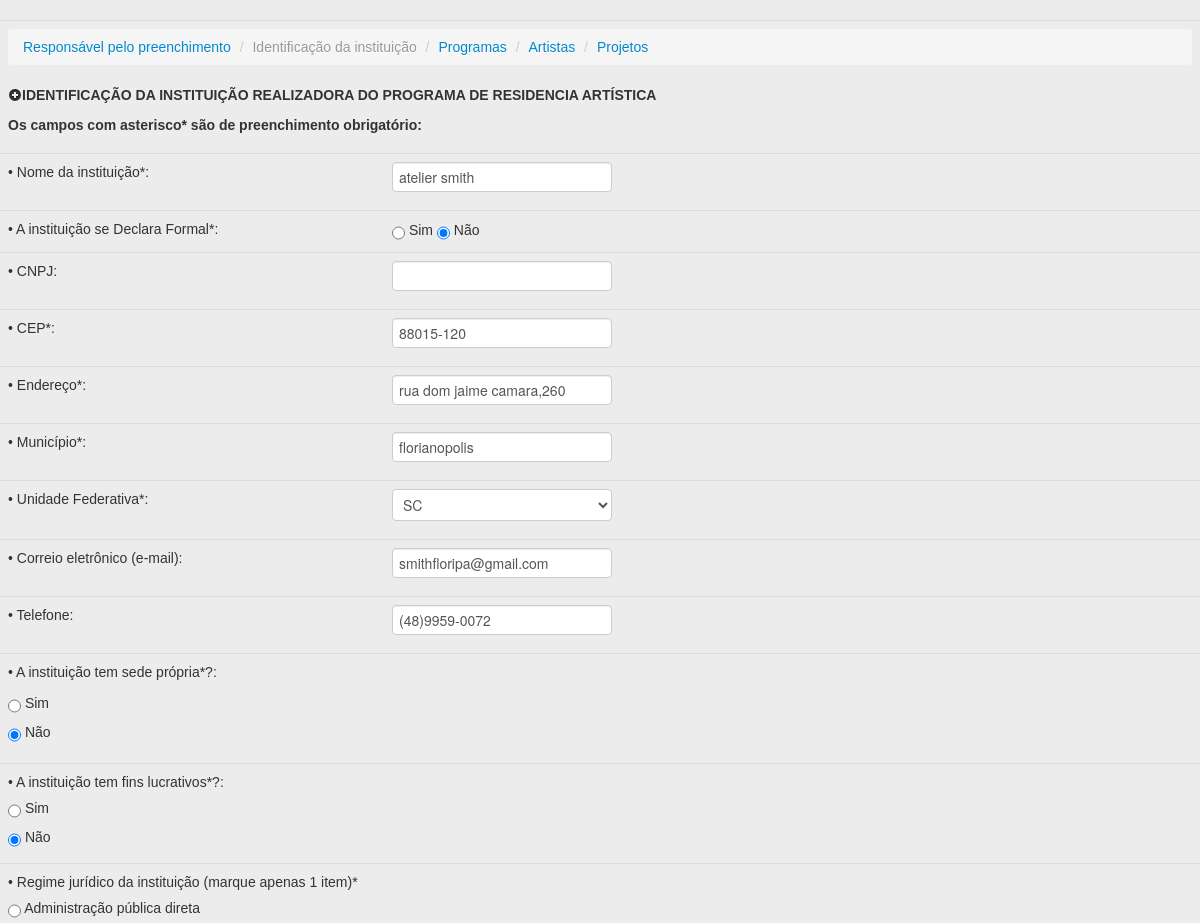
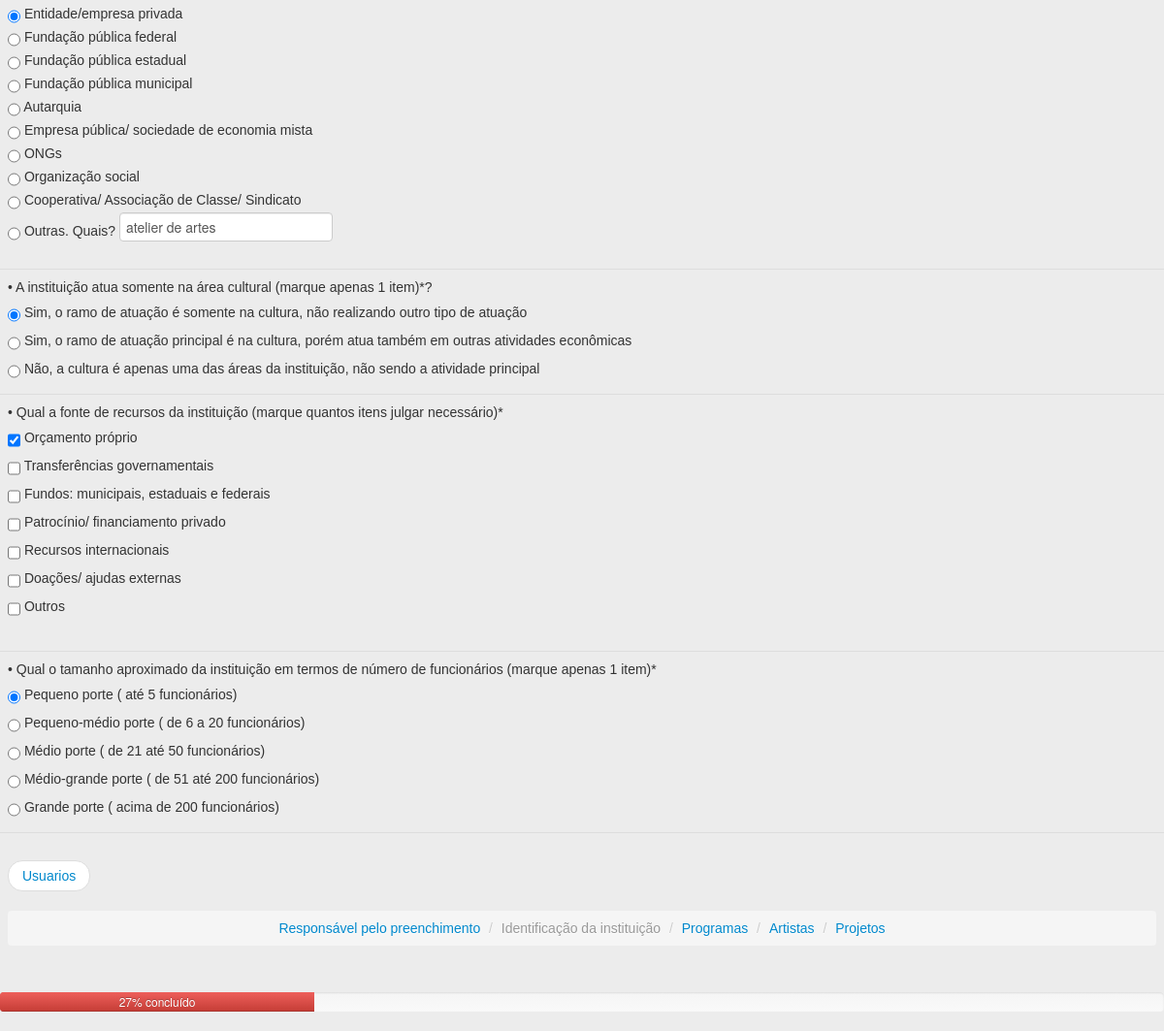
The page /admin/acessando/parteI.php?aces=irnaudiluizmenegon on the database its author committed (2 pictures, top to bottom).
### tables this page shows
CREATE TABLE `mapeamentoparteI` (
  `idmapeamento` int(11) NOT NULL auto_increment,
  `nomeintituicao` varchar(45) NOT NULL,
  `cnpj` varchar(45) default NULL,
  `endereco` varchar(80) NOT NULL,
  `municipio` varchar(45) NOT NULL,
  `unidadefederativa` varchar(45) default NULL,
  `cep` varchar(18) NOT NULL,
  `telefone` varchar(45) default NULL,
  `email` varchar(58) default NULL,
  `usuario` varchar(45) NOT NULL,
  `preenchido` varchar(1) default NULL,
  `data` varchar(45) default NULL,
  `hora` char(45) default NULL,
  PRIMARY KEY  (`idmapeamento`,`usuario`),
  UNIQUE KEY `usuario_UNIQUE` (`usuario`)
);

CREATE TABLE `pesquisaquais` (
  `idpesquisa` int(11) NOT NULL auto_increment,
  `questao` varchar(45) default NULL,
  `respostas` longtext NOT NULL,
  `usuario` varchar(45) NOT NULL,
  `parte` varchar(45) default NULL,
  `data` varchar(45) default NULL,
  `hora` varchar(45) default NULL,
  PRIMARY KEY  (`idpesquisa`)
);

### admin/acessando/parteI.php (the view, shortened to what this page needs)
<!DOCTYPE html PUBLIC "-//W3C//DTD XHTML 1.0 Transitional//EN" "http://www.w3.org/TR/xhtml1/DTD/xhtml1-transitional.dtd">
<html xmlns="http://www.w3.org/1999/xhtml">
<head>
  <head>
        <link href="../../css/bootstrap.min.css" rel="stylesheet" media="screen">
        <link href="../../css/barra.css" rel="stylesheet" type="text/css" />
	<?
	if(empty($_GET["aces"])) {
	}else{
	$Login = ($_GET["aces"]);
	}
	$sql = "select * from mapeamentoparteI  Where usuario= '$Login'";
    $Resultado = mysql_query($sql) or die("Erro: " . mysql_error());
     while ($array_exibir = mysql_fetch_array($Resultado)) {
        $txtNome = ($array_exibir['nomeintituicao']);
        $txtCnpj = ($array_exibir['cnpj']);
        $txtEndereco = ($array_exibir['endereco']);
        $txtMunicipio = ($array_exibir['municipio']);
        $txtCep = ($array_exibir['cep']);
        $txtTelefone = ($array_exibir['telefone']);
        $txtEmail = ($array_exibir['email']);
        $cmbUnidadeFederativa = ($array_exibir['unidadefederativa']);
    }
    ?>
    <? function getArray(&$Login){
    $sql = "select * from pesquisa Where usuario= '$Login' and parte ='1';";
    $Resultado = mysql_query($sql) or die("Erro: " . mysql_error());
    $i=0;
    $resposta = array();
    while ($array_exibir = mysql_fetch_array($Resultado)) {
        $resposta[$i] = ($array_exibir['respostas']);
        $i++;
    }
    return $resposta;
    }
    $meuArray = getArray($Login);
    ?>
	<? function getArray1(&$Login){
    $sql = "select * from pesquisaquais Where usuario= '$Login' and parte ='1';";
    $Resultado = mysql_query($sql) or die("Erro: " . mysql_error());
    $resposta1 = array();
    while ($array_exibir = mysql_fetch_array($Resultado)) {
        $resposta1[$array_exibir['questao']] = $array_exibir['respostas'];
    }
    return $resposta1;
    }
    $meuArray1 = getArray1($Login);
    ?>
    <link rel="stylesheet" href="../../css/validationEngine.jquery.css" type="text/css"/>
	<link rel="stylesheet" href="../../css/template.css" type="text/css"/>
</head>
<body>
<form name="form1" id="form1" method="post"  action="sql/parteI.php">
  <table width="98%" align="center" class="table table-hover" cellpadding="2" cellspacing="2" style="font-family: Verdana, Geneva, sans-serif;">
  <tr>
  <td colspan="2">
		    <ul class="breadcrumb">
			  <li><a href="mapeamento.php?aces=<?php echo $Login;?>">Responsável pelo preenchimento</a> <span class="divider">/</span></li>
			  <li class="active"><a href="parteI.php?aces=<?php echo $Login;?>"></a>Identificação da instituição <span class="divider">/</span></li>
			  <li><a href="parteII.php?aces=<?php echo $Login;?>">Programas</a> <span class="divider">/</span></li>
			  <li><a href="parteIII.php?aces=<?php echo $Login;?>">Artistas</a> <span class="divider">/</span></li>
			  <li ><a href="parteIV.php?aces=<?php echo $Login;?>">Projetos</a></li>
			</ul>
  <h5><i class="icon-plus-sign"></i>IDENTIFICAÇÃO  DA INSTITUIÇÃO REALIZADORA DO PROGRAMA DE RESIDENCIA ARTÍSTICA </h5>
  <h5>Os campos  com asterisco* são de preenchimento obrigatório:</h5>
  </tr>
  <tr>
  <td width="32%"><label id=lblNomeInstituicao">• Nome da instituição*:</label>
  </td>
  <td width="68%">
  <input name="txtNome" id="idFrmNome" value="<?php echo $txtNome;?>" type="text" size="84" class="validate[required] text-input"/>
  </td>
  </tr>
  <tr>
    <td>
      <label>• A instituição se Declara Formal*: </label>
      </td>
    <td>
      <input type="radio" name="qtd0" id="qtd01" <? if(in_array("0a", $meuArray)){ echo "checked";}?>
      value="0a" class="validate[required] radio" />
      Sim</label>
      <input type="radio" id="qtd00" name="qtd0" onClick="javascript: textBoxClearSelecao('#qtd00', '#idopcaocnpj');" <? if(in_array("0b", $meuArray)){ echo "checked";}?>
      value="0b" class="validate[required] radio" />
      Não</label>
      </td>
  </tr>
  <tr>
    <td class="auto-style1"><label>• CNPJ:</label></td>
    <td class="auto-style1">
    <input name="txtCnpj" id="idopcaocnpj" maxlength="18" value="<?php echo $txtCnpj;?>" type="text" size="17"
    onkeypress="SoNumero();Mascara('cnpj', window.event.keyCode, 'document.form1.txtCnpj');" onclick="MarcarCheckBoxClique('#qtd01')"
    class="validate[condRequired[qtd01]]"/>
      </td>
  </tr>
  <tr>
    <td><label>• CEP*:</label>
      </td>
    <td>
      <input name="txtCep" id="idFrmCep" maxlength="10" value="<?php echo $txtCep;?>" type="text"
       onkeypress="SoNumero();Mascara('cep', window.event.keyCode, 'document.form1.txtCep');"
  class="validate[required] text-input"/>
      </td>
  </tr>
  <tr>
  <td>
  <label>• Endereço*:</label>
  </td>
  <td><input name="txtEndereco" "id="idFrmEndereco" value="<?php echo $txtEndereco;?>" type="text" size="84" class="validate[required] text-input"/>
  </td>
  </tr>
  <tr>
  <td>
  <label id="municipio">• Município*:</label>
  </td>
  <td>
  <input name="txtMunicipio" id="ifFrmMunicipio" value="<?php echo $txtMunicipio;?>" type="text"
   size="50" class="validate[required] text-input"/>
  </td>
  </tr>
  <tr>
  <td>
  <label>• Unidade Federativa*:</label>
  </td>
  <td>
  <select name="cmbUnidadeFederativa" size="1" id="idcmbUnidadeFederativa">
  <option value='<? echo $cmbUnidadeFederativa?>'><? echo $cmbUnidadeFederativa?></option>
  </select>
  </td>
  </tr>
  <tr>
  <td><label>• Correio eletrônico (e-mail):</label></td>
  <td>
  <input name="txtEmail" id="idEmail" value="<?php echo $txtEmail;?>" type="text" size="80"
  class="validate[custom[email]] text-input"/>
  </td>
  </tr>
  <tr>
  <td height="26"><label>• Telefone: </label></td>
  <td>
  <input name="txtTelefone" maxlength="14" value="<?php echo $txtTelefone;?>" type="text"
  onKeyPress="SoNumero();Mascara('telefone', window.event.keyCode, 'document.form1.txtTelefone');"/>
  </td>
  <tr>
  <td colspan="2" align="left" class="formu2">
  <p>
  <label>• A instituição tem sede própria*?:</label>
  </p>
  <p>
  <label>
<input type="radio" name="qtd1" <? if(in_array("1a",$meuArray)){echo "checked";}?>  value="1a" class="validate[required] radio" />
Sim</label>
  <label>
  <input type="radio" name="qtd1" <? if(in_array("1b", $meuArray)){ echo "checked";}?> value="1b" class="validate[required] radio" />
  Não</label>
  </p>
  </td>
  </tr>
  <tr>
  <td colspan="2" align="left" class="formu2">
  <label>• A instituição tem fins lucrativos*?:</label>
  <label>
  <input type="radio" name="qtd2" <? if(in_array("2a", $meuArray)){ echo "checked";}?> value="2a" class="validate[required] radio" />
  Sim</label>
  <label>
  <input type="radio" name="qtd2" <? if(in_array("2b", $meuArray)){ echo "checked";}?> value="2b" class="validate[required] radio" />
  Não</label>
  </td>
  </tr>
  <tr>
  <td colspan="2" align="left" class="formu2">
  <label>• Regime jurídico da instituição (marque apenas 1 item)*</label>
  <p>
  <label>
  <input type="radio" name="qtd3" <? if(in_array("3a", $meuArray)){ echo "checked";}?> value="3a" class="validate[required] radio" />
  Administração pública direta</label>
  <input type="radio" name="qtd3" <? if(in_array("3b", $meuArray)){ echo "checked";}?> value="3b" class="validate[required] radio" />
  Entidade/empresa privada</label>
  <br/>
  <input type="radio" name="qtd3" <? if(in_array("3c", $meuArray)){ echo "checked";}?> value="3c" class="validate[required] radio" />
  Fundação pública federal</label>
  <br/>
  <input type="radio" name="qtd3" <? if(in_array("3d", $meuArray)){ echo "checked";}?> value="3d" class="validate[required] radio" />
  Fundação pública estadual</label>
  <br/>
  <input type="radio" name="qtd3" <? if(in_array("3e", $meuArray)){ echo "checked";}?> value="3e" class="validate[required] radio" />
  Fundação pública municipal</label>
  <br/>
  <input type="radio" name="qtd3" <? if(in_array("3f", $meuArray)){ echo "checked";}?> value="3f" class="validate[required] radio" />
  Autarquia</label>
  <br/>
  <input type="radio" name="qtd3" <? if(in_array("3g", $meuArray)){ echo "checked";}?> value="3g" class="validate[required] radio" />
  Empresa pública/ sociedade de economia mista</label>
  <br/>
  <input type="radio" name="qtd3" <? if(in_array("3h", $meuArray)){ echo "checked";}?> value="3h" class="validate[required] radio" />
  ONGs</label>
  <br/>
  <input type="radio" name="qtd3" <? if(in_array("3i", $meuArray)){ echo "checked";}?> value="3i" class="validate[required] radio" />
  Organização social</label>
  <br/>
  <input type="radio" name="qtd3" <? if(in_array("3j", $meuArray)){ echo "checked";}?> value="3j" class="validate[required] radio" />
  Cooperativa/ Associação de Classe/ Sindicato</label>
  <br/>
  <input type="radio" name="qtd3" <? if(in_array("3k", $meuArray)){ echo "checked";}?>
  value="3k" id="qtd3quais1" class="validate[required] radio" />
  Outras. Quais?</label>
  <input name="qtd3quais" type="text" id="qtd3quais"  class="validate[optional,minSize[2]]" value="<?php echo $meuArray1['qtd3'];?>" />
  <br/>
  </p>
  </td>
  </tr>
  <br/>
  <tr>
  <td colspan="2" align="left" class="formu2">
  <div align="left">
  <label>• A instituição atua somente na área cultural (marque apenas 1 item)*?</label>
  <label>
  <input type="radio" name="qtd4" <? if(in_array("4a", $meuArray)){ echo "checked";}?> value="4a" class="validate[required] radio" />
  Sim, o ramo de atuação é somente na cultura, não realizando outro tipo de atuação</label>
  <label>
  <input type="radio" name="qtd4" <? if(in_array("4b", $meuArray)){ echo "checked";}?> value="4b" class="validate[required] radio" />
  Sim, o ramo de atuação principal é na cultura, porém atua também em outras atividades econômicas</label>
  <label>
  <input type="radio" name="qtd4" <? if(in_array("4c", $meuArray)){ echo "checked";}?> value="4c" class="validate[required] radio" />
  Não, a cultura é apenas uma das áreas da instituição, não sendo a atividade principal </label>
  </div>
  </td>
  </tr>
  <tr>
  <td colspan="2" align="left" class="formu2">
  <div align="left">
  <label>• Qual a fonte de recursos da instituição (marque quantos itens julgar necessário)*</label>
  <label><input name="qtd5[]" type="checkbox" value="5a" <? if (in_array("5a", $meuArray)){ echo "checked";}?>
  class="validate[minCheckbox[1]] checkbox"/>
  Orçamento próprio</label>
  <label><input name="qtd5[]" type="checkbox" value="5b" <? if(in_array("5b", $meuArray)){ echo "checked";}?> class="validate[minCheckbox[1]] checkbox"/>
  Transferências governamentais </label>
  <label>
  <input name="qtd5[]" type="checkbox" value="5c" <? if(in_array("5c", $meuArray)){ echo "checked";}?> class="validate[minCheckbox[1]] checkbox"/>
    Fundos: municipais, estaduais e federais </label>
  <label>
  <input name="qtd5[]" type="checkbox" value="5d" <? if(in_array("5d", $meuArray)){ echo "checked";}?> class="validate[minCheckbox[1]] checkbox"/>
    Patrocínio/ financiamento privado </label>
  <label>
  <input name="qtd5[]" type="checkbox" value="5e" <? if(in_array("5e", $meuArray)){ echo "checked";}?> class="validate[minCheckbox[1]] checkbox"/>
    Recursos internacionais </label>
  <label>
  <input name="qtd5[]" type="checkbox" value="5f" <? if(in_array("5f", $meuArray)){ echo "checked";}?> class="validate[minCheckbox[1]] checkbox"/>
    Doações/ ajudas externas </label>
  <label>
  <input name="qtd5[]" type="checkbox" value="5g" <? if(in_array("5g", $meuArray)){ echo "checked";}?> class="validate[minCheckbox[1]] checkbox"/>
    Outros </label>
  <br/>
  </div>
  </td>
  </tr>
  <tr>
  <td colspan="2" align="left" class="formu2">
  <div align="left">
  <label> •	Qual o tamanho aproximado da instituição em termos de número de funcionários (marque apenas 1 item)*</label>
  <label>
  <input type="radio" name="qtd6" <? if(in_array("6a", $meuArray)){ echo "checked";}?> value="6a" class="validate[required] radio" />
  Pequeno porte ( até 5 funcionários)</label>
  <label>
  <input type="radio" name="qtd6" <? if(in_array("6b", $meuArray)){ echo "checked";}?> value="6b" class="validate[required] radio" />
  Pequeno-médio porte ( de 6 a 20 funcionários)</label>
  <label>
  <input type="radio" name="qtd6" <? if(in_array("6c", $meuArray)){ echo "checked";}?> value="6c" class="validate[required] radio" />
  Médio porte ( de 21 até 50 funcionários)</label>
  <label>
  <input type="radio" name="qtd6" <? if(in_array("6d", $meuArray)){ echo "checked";}?> value="6d" class="validate[required] radio" />
  Médio-grande porte ( de 51 até 200 funcionários)</label>
  <label>
  <input type="radio" name="qtd6" <? if(in_array("6e", $meuArray)){ echo "checked";}?> value="6e" class="validate[required] radio" />
  Grande porte ( acima de 200 funcionários)</label>
  </div>
  </td>
  </tr>
  <tr>
  <td colspan="2" align="center" class="formu2">
          <div align="center">
		 <ul class="pager">
		  <li class="previous">
			<a href="../usuarios.php">Usuarios</a>
		  </li>
 		 </ul>
		    <ul class="breadcrumb">
			  <li><a href="mapeamento.php?aces=<?php echo $Login;?>">Responsável pelo preenchimento</a> <span class="divider">/</span></li>
			  <li class="active"><a href="parteI.php?aces=<?php echo $Login;?>"></a>Identificação da instituição <span class="divider">/</span></li>
			  <li><a href="parteII.php?aces=<?php echo $Login;?>">Programas</a> <span class="divider">/</span></li>
			  <li><a href="parteIII.php?aces=<?php echo $Login;?>">Artistas</a> <span class="divider">/</span></li>
			  <li ><a href="parteIV.php?aces=<?php echo $Login;?>">Projetos</a></li>
			</ul>
			</div>
  </td>
  </tr>
  </table>
         <div class="progress progress-danger">
          <div class="bar" style="width: 27%;">27% concluído</div>
        </div>
</form>
</body>
</html>

### css/template.css (style rules this page uses)
body { background: #ececec; }

### admin/acessando/parteI.php (style rules this page uses)
.auto-style1 { height: 31px; }

### rows shown on the page
mapeamentopartei: txtNome "atelier smith", txtCep "88015-120", txtEndereco "rua dom jaime camara,260", txtMunicipio "florianopolis", cmbUnidadeFederativa "SC", txtEmail "smithfloripa@gmail.com", txtTelefone "(48)9959-0072"
pesquisaquais: qtd3quais "atelier de artes"
